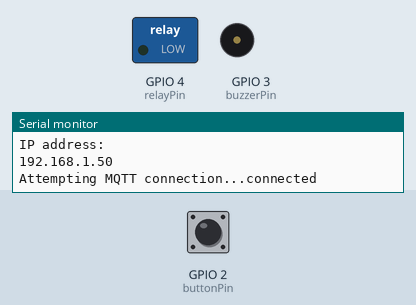
Simulated run of this sketch. Board: ESP32. Shown: switched loads named in the sketch (green lamp = pin HIGH), buzzer (waves = sounding), the last lines printed to the serial monitor. The inputs (shaded band) are chosen by the test bench; at power-on: GPIO 2 (buttonPin) LOW. WiFi joins after 1.5 s; servers stay silent unless stated; no MQTT or app messages arrive unless stated.

Above: at 6.2 s.
6.3 s: GPIO 2 (buttonPin) pulled HIGH for 0.15 s
At 7.3 s:
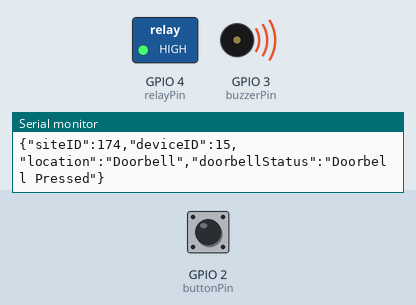
Timing chart, 0 to 13.9 s (numbered marks = the images above; inputs shaded):
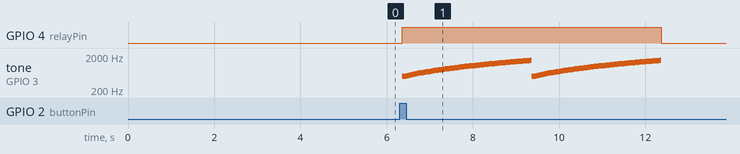

Measured:
- after the input at 6.3 s, GPIO 4 (relayPin): LOW → HIGH after 0.06 s, → LOW 6.0 s later; tone on GPIO 3 (buzzerPin): plays 500 Hz for 0.05 s, 516 Hz for 0.05 s, 533 Hz for 0.05 s, 550 Hz for 0.05 s, 566 Hz for 0.05 s, 583 Hz for 0.05 s … (120 notes in this stretch), starting after 0.06 s

The sketch:

FinalCodeDoorbell.ino
```cpp
#include <WiFi.h>
#include <PubSubClient.h>
#include <ArduinoJson.h>
#include "secrets.h"

const char* ssid = SECRET_SSID;               // Change it to your WiFi SSID
const char* password = SECRET_PASS;    // Change it to your WiFi password
const char* mqtt_server = "192.168.1.15"; // Change it to your MQTT broker's IP address
const char* mqtt_topic = "esp32/data";
const int mqtt_port = 1883;

const int siteID = 174;
const int deviceID = 15;
const char* locationDescriptor = "Doorbell";

const int buttonPin = 2;
const int buzzerPin = 3;
const int relayPin = 4;

const int sirenLowFreq = 500;
const int sirenHighFreq = 1500;
const int sirenDuration = 3000;
const int numLoops = 2;

WiFiClient espClient;
PubSubClient client(espClient);

void setup_wifi() {
  delay(10);
  Serial.println();
  Serial.print("Connecting to ");
  Serial.println(ssid);

  while (WiFi.status() != WL_CONNECTED) {
    WiFi.begin(ssid, password);
    delay(5000); // Adjust this delay if needed
    Serial.print(".");
  }

  Serial.println("");
  Serial.println("WiFi connected");
  Serial.println("IP address: ");
  Serial.println(WiFi.localIP());
}

void reconnect() {
  while (!client.connected()) {
    Serial.print("Attempting MQTT connection...");
    if (client.connect("ArduinoClient")) {
      Serial.println("connected");
    } else {
      Serial.print("failed, rc=");
      Serial.print(client.state());
      Serial.println(" try again in 5 seconds");
      delay(5000);
    }
  }
}

void setup() {
  Serial.begin(9600);
  setup_wifi();  // Establish WiFi connection
  client.setServer(mqtt_server, mqtt_port); // Use defined MQTT server IP and port
  pinMode(buttonPin, INPUT);
  pinMode(buzzerPin, OUTPUT);
  pinMode(relayPin, OUTPUT);
}

void loop() {
  if (!client.connected()) {
    reconnect();
  }
  client.loop();

  int buttonState = digitalRead(buttonPin);

  if (buttonState == HIGH) {
    StaticJsonDocument<200> jsonDocument;
    jsonDocument["siteID"] = siteID;
    jsonDocument["deviceID"] = deviceID;
    jsonDocument["location"] = locationDescriptor;
    jsonDocument["doorbellStatus"] = "Doorbell Pressed";

    char jsonStr[200];
    serializeJson(jsonDocument, jsonStr);

    if (client.publish(mqtt_topic, jsonStr)) {
      Serial.println("Message published successfully.");
      Serial.println(jsonStr);
    } else {
      Serial.println("Failed to publish message.");
    }

    for (int i = 0; i < numLoops; i++) {
      activateSiren();
    }
  }
}

void activateSiren() {
  digitalWrite(relayPin, HIGH);

  unsigned long startTime = millis();

  while (millis() - startTime < sirenDuration) {
    unsigned long elapsed = millis() - startTime;
    int frequency = map(elapsed, 0, sirenDuration, sirenLowFreq, sirenHighFreq);

    tone(buzzerPin, frequency);

    delay(50);
  }

  noTone(buzzerPin);
  digitalWrite(relayPin, LOW);
}
```

secrets.h
```cpp
#define SECRET_SSID "SSID"
#define SECRET_PASS "PASSWORD"
```
